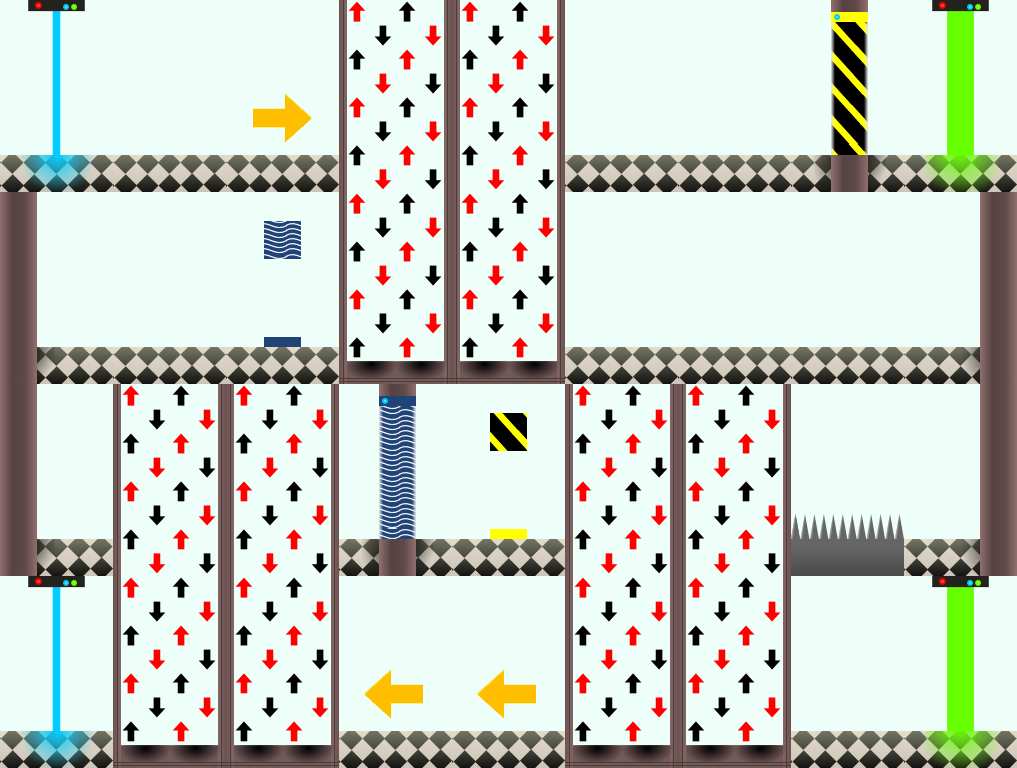

Below is a game level as drawn by its tile map, then a one-line description and the .tmx that defines it (tile-layer data replaced by summaries):
An orthogonal 9x4 tile map with 113x192 px tiles, 1 tile layer (Tile Layer 1).

<map version="1.0" orientation="orthogonal" renderorder="right-down" width="9" height="4" tilewidth="113" tileheight="192" backgroundcolor="#aaffff" nextobjectid="2">
 <properties>
  <property name="Timelimit" value="100" />
 </properties>
 <tileset firstgid="1" name="Blank Walls" tilewidth="113" tileheight="192" tilecount="32">
  <properties>
   <property name="Floorheight" value="37" />
   <property name="Wallwidth" value="37" />
  </properties>
  <image source="FullWallkindsSheet.png" trans="ffffff" width="904" height="768" />
  <tile id="0">
   <properties>
    <property name="Floor" value="True" />
    <property name="Wall" value="False" />
   </properties>
  </tile>
  <tile id="1">
   <properties>
    <property name="Floor" value="False" />
    <property name="Liftshaft" value="True" />
    <property name="Wall" value="False" />
   </properties>
  </tile>
  <tile id="2">
   <properties>
    <property name="Floor" value="True" />
    <property name="Wall" value="True" />
    <property name="Wallpos" value="40" />
   </properties>
  </tile>
  <tile id="3">
   <properties>
    <property name="Floor" value="True" />
    <property name="Wall" value="True" />
    <property name="Wallpos" value="0" />
   </properties>
  </tile>
  <tile id="4">
   <properties>
    <property name="Floor" value="True" />
    <property name="Wall" value="True" />
    <property name="Wallpos" value="75" />
   </properties>
  </tile>
  <tile id="5">
   <properties>
    <property name="Floor" value="True" />
    <property name="Spawn" value="True" />
    <property name="Wall" value="False" />
   </properties>
  </tile>
  <tile id="6">
   <properties>
    <property name="Floor" value="True" />
    <property name="Goal" value="True" />
    <property name="Wall" value="False" />
   </properties>
  </tile>
  <tile id="7">
   <properties>
    <property name="Floor" value="False" />
   </properties>
  </tile>
  <tile id="8">
   <properties>
    <property name="Spikes" value="True" />
   </properties>
  </tile>
  <tile id="9">
   <properties>
    <property name="Floor" value="True" />
    <property name="Liftshaft" value="True" />
   </properties>
  </tile>
  <tile id="10">
   <properties>
    <property name="Floor" value="True" />
    <property name="Teleporter" value="True" />
   </properties>
  </tile>
  <tile id="11">
   <properties>
    <property name="Endpoint" value="True" />
    <property name="Floor" value="True" />
   </properties>
  </tile>
  <tile id="12">
   <properties>
    <property name="Button" value="True" />
    <property name="Floor" value="True" />
    <property name="Target" value="Yellow" />
    <property name="Timeout" value="1.0" />
   </properties>
  </tile>
  <tile id="13">
   <properties>
    <property name="Door" value="True" />
    <property name="Floor" value="True" />
    <property name="Group" value="Yellow" />
    <property name="Openimg" value="YellowCentre_open.png" />
    <property name="Wall" value="True" />
    <property name="Wallpos" value="40" />
   </properties>
  </tile>
  <tile id="14">
   <properties>
    <property name="Door" value="True" />
    <property name="Floor" value="True" />
    <property name="Group" value="Yellow" />
    <property name="Openimg" value="YellowLeft_open.png" />
    <property name="Wall" value="True" />
    <property name="Wallpos" value="0" />
   </properties>
  </tile>
  <tile id="15">
   <properties>
    <property name="Door" value="True" />
    <property name="Floor" value="True" />
    <property name="Group" value="Yellow" />
    <property name="Openimg" value="YellowRight_open.png" />
    <property name="Wall" value="True" />
    <property name="Wallpos" value="75" />
   </properties>
  </tile>
  <tile id="16">
   <properties>
    <property name="Button" value="True" />
    <property name="Floor" value="True" />
    <property name="Target" value="Blue" />
    <property name="Toggle" value="True" />
   </properties>
  </tile>
  <tile id="17">
   <properties>
    <property name="Door" value="True" />
    <property name="Floor" value="True" />
    <property name="Group" value="Blue" />
    <property name="Openimg" value="BlueCentre_open.png" />
    <property name="Wall" value="True" />
    <property name="Wallpos" value="40" />
   </properties>
  </tile>
  <tile id="18">
   <properties>
    <property name="Door" value="True" />
    <property name="Floor" value="True" />
    <property name="Group" value="Blue" />
    <property name="Openimg" value="BlueLeft_open.png" />
    <property name="Wall" value="True" />
    <property name="Wallpos" value="0" />
   </properties>
  </tile>
  <tile id="19">
   <properties>
    <property name="Door" value="True" />
    <property name="Floor" value="True" />
    <property name="Group" value="Blue" />
    <property name="Openimg" value="BlueRight_open.png" />
    <property name="Wall" value="True" />
    <property name="Wallpos" value="75" />
   </properties>
  </tile>
  <tile id="20">
   <properties>
    <property name="Button" value="True" />
    <property name="Floor" value="True" />
    <property name="Target" value="Green" />
   </properties>
  </tile>
  <tile id="21">
   <properties>
    <property name="Door" value="True" />
    <property name="Floor" value="True" />
    <property name="Group" value="Green" />
    <property name="Openimg" value="CamoCentre_open.png" />
    <property name="Wall" value="True" />
    <property name="Wallpos" value="40" />
   </properties>
  </tile>
  <tile id="22">
   <properties>
    <property name="Door" value="True" />
    <property name="Floor" value="True" />
    <property name="Group" value="Green" />
    <property name="Openimg" value="CamoLeft_open.png" />
    <property name="Wall" value="True" />
    <property name="Wallpos" value="0" />
   </properties>
  </tile>
  <tile id="23">
   <properties>
    <property name="Door" value="True" />
    <property name="Floor" value="True" />
    <property name="Group" value="Green" />
    <property name="Openimg" value="CamoRight_open.png" />
    <property name="Wall" value="True" />
    <property name="Wallpos" value="75" />
   </properties>
  </tile>
  <tile id="24">
   <properties>
    <property name="Conveyor" value="True" />
    <property name="Dir" value="-1" />
    <property name="Floor" value="True" />
   </properties>
  </tile>
  <tile id="25">
   <properties>
    <property name="Conveyor" value="True" />
    <property name="Dir" value="1" />
    <property name="Floor" value="True" />
   </properties>
  </tile>
 </tileset>
 <layer name="Tile Layer 1" width="9" height="4">
  <data>[36 cells, 36 non-empty, 14 distinct tile ids]</data>
 </layer>
</map>
